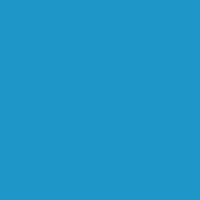
Frame 1 (no input)
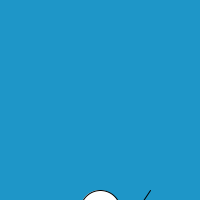
Frame 60 (the mouse pressed at the canvas centre just before this capture)
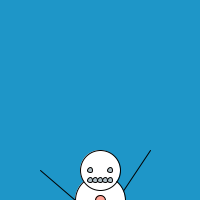
Frame 120 (the mouse held since frame 60 and released just before this capture)

The Processing sketch that drew these frames (run headless with seeded random() and noise(); from frame 60 on, the mouse is pressed at the canvas centre):

// Processing sketch: processing_49420
// ── processing_49420.pde

float x = 100;
float y = 300;


void setup() {
  size (200, 200);
  smooth ();
  //----------------------------------- CONSOL MESSAGE
  println("Walking in a winter wonderland!");
}

void draw() {

  background (30, 150, 200);

  y = y - 1;

  //----------------------------------- RECTANGLE
  rectMode (CENTER);

  //----------------------------------- LINES
  line (x-25, y, x-60, y-30);
  line (x, y+25, x+50, y-50);

  //----------------------------------- CIRCLES
  ellipseMode (CENTER);
  fill(255);
  ellipse (x, y+30, 70, 70);
  ellipse (x, y, 50, 50);
  ellipse (x, y-30, 40, 40);

  fill (0);
  
  fill (255, random(255), random(255));
  ellipse (x, y, 10, 10);
  fill (random(255), 255, random(255));
  ellipse (x, y+15, 10, 10);
  fill (random(255), random(255), 255);
  ellipse (x, y+30, 10, 10);
  
  fill (random(255), random(255), random(255));
  ellipse (x-10, y-30, 5, 5);
  ellipse (x+10, y-30, 5, 5);

  //----------------------------------- LINES
  
  for (int i = 10; i <= 30; i += 5) {
     ellipse (i+x-20, y-20, 5, 5);    
  }
  
}

void  mousePressed () {
  y = y + 20;
}

void keyPressed () {
 x = random(200); 
  
}
